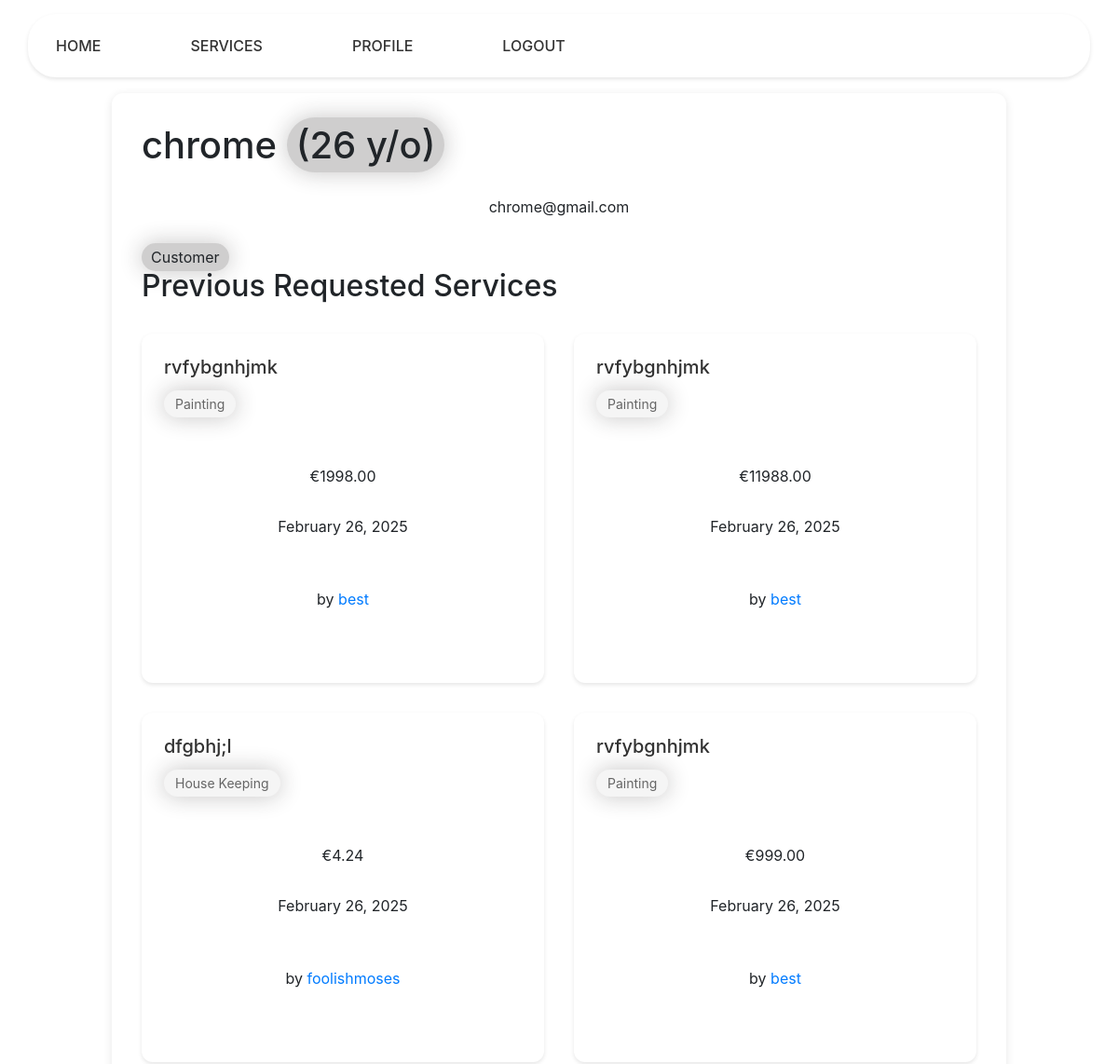
The page /customer/chrome (upper part) on the database as committed earlier.
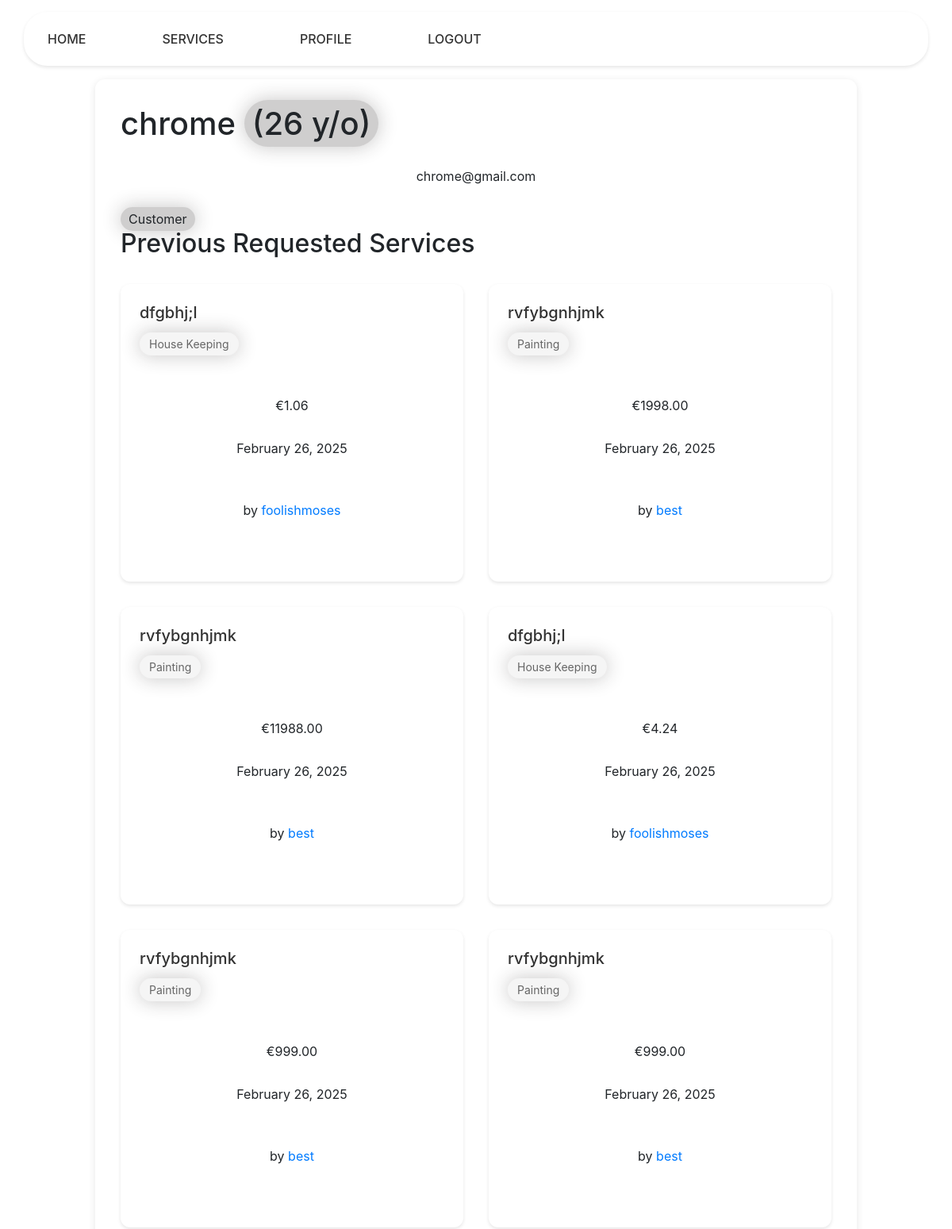
The same page on the database as committed later.
### services/models.py (models this page shows, shortened)
class RequestService(models.Model):
    service = models.ForeignKey(Service, on_delete=models.CASCADE)
    user = models.ForeignKey(Customer, on_delete=models.CASCADE)
    address = models.CharField(max_length=100)
    hours = models.IntegerField(
        validators=[MinValueValidator(0)]
    )
    date = models.DateTimeField(auto_now=True, null=False)

class Service(models.Model):
    company = models.ForeignKey(Company, on_delete=models.CASCADE)
    name = models.CharField(max_length=40)
    description = models.TextField()
    price_hour = models.DecimalField(decimal_places=2, max_digits=100)
    rating = models.IntegerField(validators=[MinValueValidator(
        0), MaxValueValidator(5)], default=0)
    choices = (
        ('Air Conditioner', 'Air Conditioner'),
        ('Carpentry', 'Carpentry'),
        ('Electricity', 'Electricity'),
        ('Gardening', 'Gardening'),
        ('Home Machines', 'Home Machines'),
        ('House Keeping', 'House Keeping'),
        ('Interior Design', 'Interior Design'),
        ('Locks', 'Locks'),
        ('Painting', 'Painting'),
        ('Plumbing', 'Plumbing'),
        ('Water Heaters', 'Water Heaters'),
    )
    field = models.CharField(max_length=30, blank=False,
                             null=False, choices=choices)
    date = models.DateTimeField(auto_now=True, null=False)

### users/models.py (models this page shows, shortened)
class Company(models.Model):
    user = models.OneToOneField(
        User, on_delete=models.CASCADE, primary_key=True)
    field = models.CharField(max_length=70, choices=(('Air Conditioner', 'Air Conditioner'),
                                                     ('All in One', 'All in One'),
                                                     ('Carpentry', 'Carpentry'),
                                                     ('Electricity',
                                                      'Electricity'),
                                                     ('Gardening', 'Gardening'),
                                                     ('Home Machines',
                                                      'Home Machines'),
                                                     ('House Keeping',
                                                      'House Keeping'),
                                                     ('Interior Design',
                                                      'Interior Design'),
                                                     ('Locks', 'Locks'),
                                                     ('Painting', 'Painting'),
                                                     ('Plumbing', 'Plumbing'),
                                                     ('Water Heaters', 'Water Heaters')), blank=False, null=False)
    rating = models.IntegerField(
        validators=[MaxValueValidator(5), MinValueValidator(0)], default=0)

class User(AbstractUser):
    is_company = models.BooleanField(default=False)
    is_customer = models.BooleanField(default=False)
    email = models.EmailField(unique=True)
    USERNAME_FIELD = 'email'
    REQUIRED_FIELDS = ['username']
    def __str__(self):
        return self.username

### netfix/views.py (the view)
# urls.py: path('customer/<slug:name>', v.customer_profile, name='customer_profile'),
def customer_profile(request, name):
    user = User.objects.get(username=name)
    requested_services = []
    today = date.today()
    dob = user.customer.date_of_birth
    user_age = today.year - dob.year - ((today.month, today.day) < (dob.month, dob.day))
    requested_services = RequestService.objects.filter(
        user=Customer.objects.get(user=user)
    ).order_by("-date")
    for service in requested_services:
        service.price = service.service.price_hour * service.hours
    return render(request, 'users/profile.html', {
        'user': user,
        'services': requested_services,
        'user_age': user_age
    })

### users/templates/users/profile.html (shortened to what this page needs)
{% extends 'main/base.html' %}
{% block content %}
    <div class="profile-container">
        <div class="profile-header">
            {% if user.is_customer %}
                <div class="user-info">
                    <h1>{{ user.username }} <span class="age">({{user_age}} y/o)</span></h1>
                    <p class="email">{{ user.email }}</p>
                    <span class="user-type">Customer</span>
                </div>
            {% else %}
                <div class="user-info">
                    <h1>{{ user.username }}</h1>
                    <p class="email">{{ user.email }}</p>
                    <span class="user-type">{{user.company.field}} Company</span>
                </div>
            {% endif %}
        </div>
        <div class="services-section">
            <h2 class="section-title">
                {% if 'customer' in request.path %}
                    Previous Requested Services
                {% else %}
                    Available Services
                {% endif %}
            </h2>
            <div class="services-grid">
                {% if user.is_customer %}
                    {% for service in services %}
                        <div class="service-card">
                            <div class="service-header">
                                <h3><a href="/services/{{service.service.id}}">{{service.service.name}}</a></h3>
                                <span class="service-field">{{service.service.field}}</span>
                            </div>
                            <div class="service-details">
                                <p class="price">€{{service.price}}</p>
                                <p class="date">{{service.date|date:"F j, Y"}}</p>
                                <p class="provider">
                                    by <a href="/company/{{service.service.company.user}}">{{service.service.company.user}}</a>
                                </p>
                            </div>
                        </div>
                    {% endfor %}
                {% endif %}
            </div>
        </div>
    </div>
{% endblock %}

Rows that differ between the two databases and show on the page:
added RequestService: service.name "dfgbhj;l", service.field "House Keeping", price "1.06", date "February 26, 2025", service.company.user "foolishmoses"
now on this page (row unchanged): RequestService: service.name "rvfybgnhjmk", service.field "Painting", price "999.00", date "February 26, 2025", service.company.user "best"
